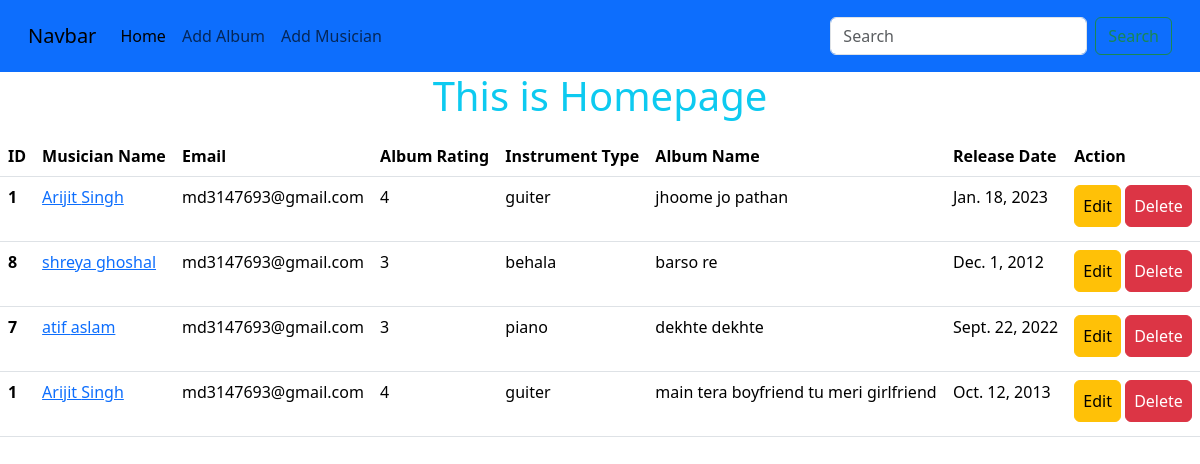
The page / on the database its author committed.
### album/models.py (models this page shows, shortened)
class AlbumModel(models.Model):
    albumName = models.CharField(max_length=255)
    albumReleaseDate = models.DateField()
    rating = models.CharField(max_length=255)
    musician = models.ForeignKey(MusicianModel,on_delete=models.CASCADE)

### musician/models.py (models this page shows, shortened)
class MusicianModel(models.Model):
    firstName = models.CharField(max_length=255)
    lastName = models.CharField(max_length=255)
    email = models.EmailField()
    phone = models.CharField(max_length=255)
    instrumentType = models.CharField(max_length=255)

### musician_directory/views.py (the view)
# urls.py: 2. Add a URL to urlpatterns:  path('', views.home, name='home')
def home(request):
    data = AlbumModel.objects.all()
    return render(request,'base.html',{'data' : data})

### templates/base.html (shortened to what this page needs)
<!DOCTYPE html>
<html lang="en">
  <head>
    <link
      href="https://cdn.jsdelivr.net/npm/bootstrap@5.3.3/dist/css/bootstrap.min.css"
      rel="stylesheet"
    />
  </head>
  <body>
    <nav class="navbar navbar-expand-lg bg-primary p-3">
      <div class="container-fluid">
        <a class="navbar-brand" href="#">Navbar</a>
        <div class="collapse navbar-collapse" id="navbarSupportedContent">
          <ul class="navbar-nav me-auto mb-2 mb-lg-0">
            <li class="nav-item">
              <a
                class="nav-link active"
                aria-current="page"
                href="{%url 'homepage'%}"
                >Home</a
              >
            </li>
            <li class="nav-item">
              <a class="nav-link" href="{% url 'album'%}">Add Album</a>
            </li>
            <li class="nav-item">
              <a class="nav-link" href="{% url 'musician'%}">Add Musician</a>
            </li>
          </ul>
          <form class="d-flex" role="search">
            <input
              class="form-control me-2"
              type="search"
              placeholder="Search"
              aria-label="Search"
            />
            <button class="btn btn-outline-success" type="submit">
            </button>
          </form>
        </div>
      </div>
    </nav>
    {%block content%}
    <h1 class="text-center text-info">This is Homepage</h1>
    <table class="table mt-3 mb-3">
      <thead>
        <tr>
          <th scope="col">ID</th>
          <th scope="col">Musician Name</th>
          <th scope="col">Email</th>
          <th scope="col">Album Rating</th>
          <th scope="col">Instrument Type</th>
          <th scope="col">Album Name</th>
          <th scope="col">Release Date</th>
          <th scope="col">Action</th>
        </tr>
      </thead>
      <tbody>
        {%for album in data%}
        <tr style="height: 65px;">
          <th scope="row">{{album.musician.id}}</th>
          <td> <a href="{%url 'edit_musician' album.musician.id %}">{{album.musician.firstName}} {{album.musician.lastName}}</a></td>
          <td>{{album.musician.email}}</td>
          <td>{{album.rating}}</td>
          <td>{{album.musician.instrumentType}}</td>
          <td>{{album.albumName}}</td>
          <td>{{album.albumReleaseDate}}</td>
          <td>
            <a href="{%url 'edit_album' album.id%}"><button class="btn btn-warning p-2">Edit</button></a>
            <a href="{%url 'delete_album' album.id%}"><button class="btn btn-danger p-2">Delete</button></a>
          </td>
        </tr>
        {%endfor%}
      </tbody>
    </table>
    {%endblock%}
  </body>
</html>

### rows shown on the page
AlbumModel: musician.id "1", musician.firstName "Arijit", musician.lastName "Singh", musician.email "md3147693@gmail.com", rating "4", musician.instrumentType "guiter", albumName "jhoome jo pathan", albumReleaseDate "Jan. 18, 2023"
AlbumModel: musician.id "8", musician.firstName "shreya", musician.lastName "ghoshal", musician.email "md3147693@gmail.com", rating "3", musician.instrumentType "behala", albumName "barso re", albumReleaseDate "Dec. 1, 2012"
AlbumModel: musician.id "7", musician.firstName "atif", musician.lastName "aslam", musician.email "md3147693@gmail.com", rating "3", musician.instrumentType "piano", albumName "dekhte dekhte", albumReleaseDate "Sept. 22, 2022"
AlbumModel: musician.id "1", musician.firstName "Arijit", musician.lastName "Singh", musician.email "md3147693@gmail.com", rating "4", musician.instrumentType "guiter", albumName "main tera boyfriend tu meri girlfriend", albumReleaseDate "Oct. 12, 2013"
